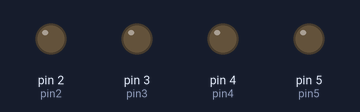
The sketch below on a simulated Arduino Uno, built with avr-gcc and run on an emulated ATmega328P. Shown: output pins drawn as LEDs (lit = HIGH).

Above: at 0.5 s.
At 2.5 s:
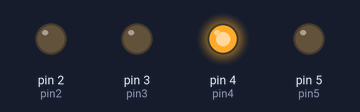
At 4.5 s:
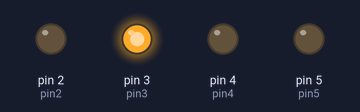
At 9.5 s:
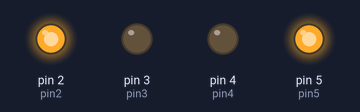
At 14.5 s:
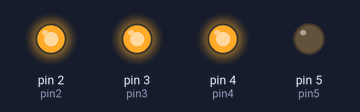
At 19.5 s:
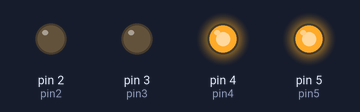
Timing chart, 0 to 20.8 s (numbered marks = the images above):
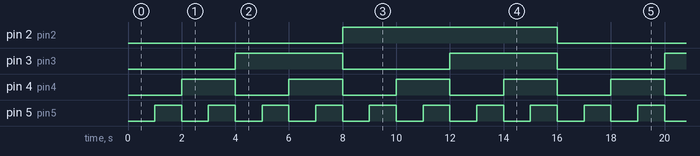

Measured:
- by itself, pin 2 (pin2): alternates HIGH for 8.0 s and LOW for 8.0 s
- by itself, pin 3 (pin3): alternates HIGH for 4.0 s and LOW for 4.0 s
- by itself, pin 4 (pin4): alternates HIGH for 2.0 s and LOW for 2.0 s
- by itself, pin 5 (pin5): alternates HIGH for 1.0 s and LOW for 1.0 s

The sketch:

sketch_03_4bit_counter.ino
```cpp
// 4-bit Binary Counter using 4 LEDs
// Counts from 0 (0000) to 15 (1111)
// tinker cad link-https:https://www.tinkercad.com/things/66O7evcUVKE-4bitcounter

int pin2 = 2;  // Bit 3 (MSB)
int pin3 = 3;  // Bit 2
int pin4 = 4;  // Bit 1
int pin5 = 5;  // Bit 0 (LSB)
int timer = 1000;

void setup()
{
  pinMode(pin2, OUTPUT);
  pinMode(pin3, OUTPUT);
  pinMode(pin4, OUTPUT);
  pinMode(pin5, OUTPUT);
}

void loop()
{
  // 0 [0000]
  digitalWrite(pin2, LOW);  digitalWrite(pin3, LOW);  digitalWrite(pin4, LOW);  digitalWrite(pin5, LOW);
  delay(timer);

  // 1 [0001]
  digitalWrite(pin2, LOW);  digitalWrite(pin3, LOW);  digitalWrite(pin4, LOW);  digitalWrite(pin5, HIGH);
  delay(timer);

  // 2 [0010]
  digitalWrite(pin2, LOW);  digitalWrite(pin3, LOW);  digitalWrite(pin4, HIGH); digitalWrite(pin5, LOW);
  delay(timer);

  // 3 [0011]
  digitalWrite(pin2, LOW);  digitalWrite(pin3, LOW);  digitalWrite(pin4, HIGH); digitalWrite(pin5, HIGH);
  delay(timer);

  // 4 [0100]
  digitalWrite(pin2, LOW);  digitalWrite(pin3, HIGH); digitalWrite(pin4, LOW);  digitalWrite(pin5, LOW);
  delay(timer);

  // 5 [0101]
  digitalWrite(pin2, LOW);  digitalWrite(pin3, HIGH); digitalWrite(pin4, LOW);  digitalWrite(pin5, HIGH);
  delay(timer);

  // 6 [0110]
  digitalWrite(pin2, LOW);  digitalWrite(pin3, HIGH); digitalWrite(pin4, HIGH); digitalWrite(pin5, LOW);
  delay(timer);

  // 7 [0111]
  digitalWrite(pin2, LOW);  digitalWrite(pin3, HIGH); digitalWrite(pin4, HIGH); digitalWrite(pin5, HIGH);
  delay(timer);

  // 8 [1000]
  digitalWrite(pin2, HIGH); digitalWrite(pin3, LOW);  digitalWrite(pin4, LOW);  digitalWrite(pin5, LOW);
  delay(timer);

  // 9 [1001]
  digitalWrite(pin2, HIGH); digitalWrite(pin3, LOW);  digitalWrite(pin4, LOW);  digitalWrite(pin5, HIGH);
  delay(timer);

  // 10 [1010]
  digitalWrite(pin2, HIGH); digitalWrite(pin3, LOW);  digitalWrite(pin4, HIGH); digitalWrite(pin5, LOW);
  delay(timer);

  // 11 [1011]
  digitalWrite(pin2, HIGH); digitalWrite(pin3, LOW);  digitalWrite(pin4, HIGH); digitalWrite(pin5, HIGH);
  delay(timer);

  // 12 [1100]
  digitalWrite(pin2, HIGH); digitalWrite(pin3, HIGH); digitalWrite(pin4, LOW);  digitalWrite(pin5, LOW);
  delay(timer);

  // 13 [1101]
  digitalWrite(pin2, HIGH); digitalWrite(pin3, HIGH); digitalWrite(pin4, LOW);  digitalWrite(pin5, HIGH);
  delay(timer);

  // 14 [1110]
  digitalWrite(pin2, HIGH); digitalWrite(pin3, HIGH); digitalWrite(pin4, HIGH); digitalWrite(pin5, LOW);
  delay(timer);

  // 15 [1111]
  digitalWrite(pin2, HIGH); digitalWrite(pin3, HIGH); digitalWrite(pin4, HIGH); digitalWrite(pin5, HIGH);
  delay(timer);
}
```
